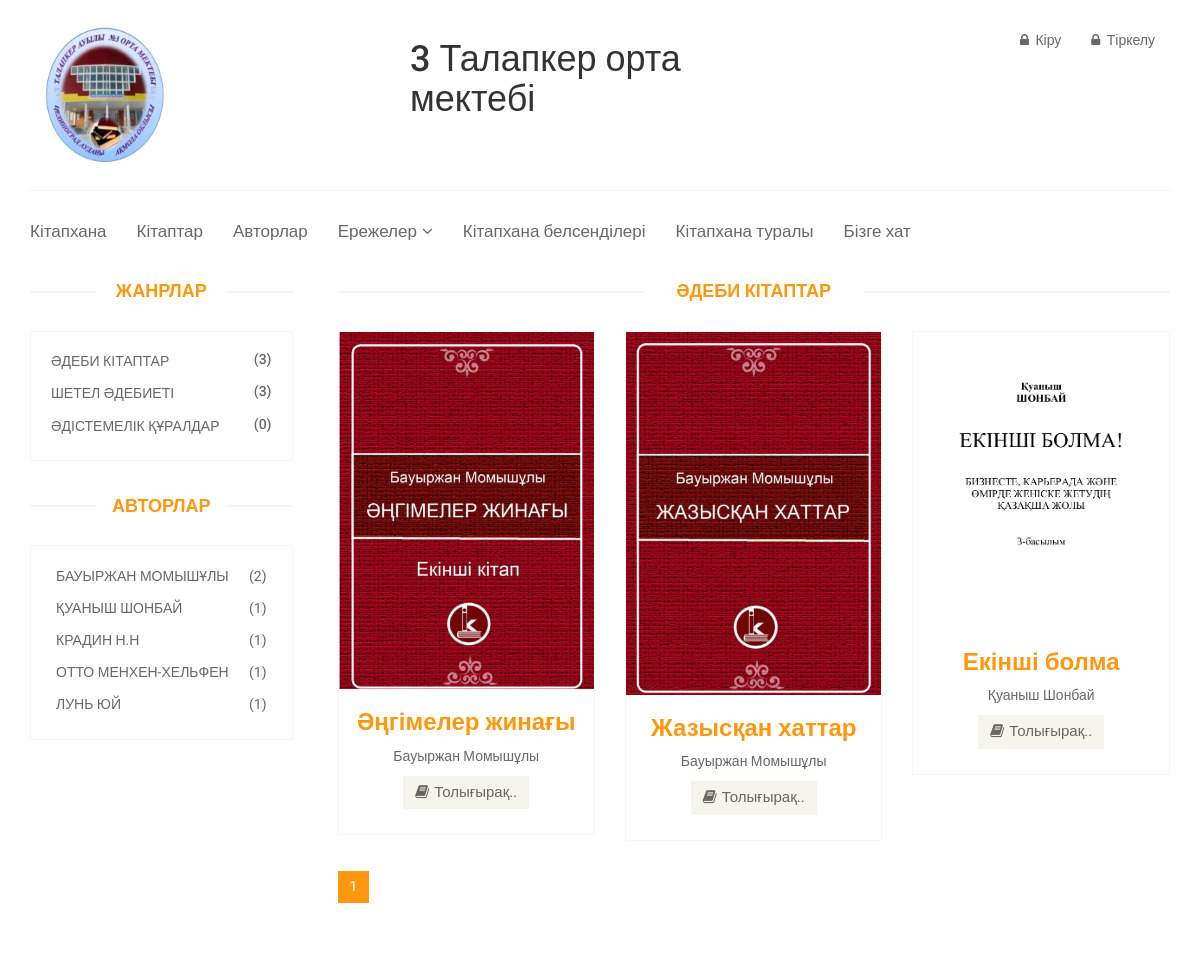
The app's page /genre/debi-kitaptar/ with its own data.
### books/models.py (models this page shows, shortened)
class Base(models.Model):
    name=models.CharField(max_length=255,verbose_name='Название')
    slug=models.SlugField(max_length=255,verbose_name='Слаг')
    def __str__(self):
        return self.name
    class Meta:
        abstract=True

class Genre(Base):
    def get_absolute_url(self):
        return reverse('home:genre_detail',args=[self.slug])
    class Meta:
        verbose_name='Жанр'
        verbose_name_plural='Жанр'

class Author(Base):
    def get_absolute_url(self):
        return reverse('home:author_detail',args=[self.slug])
    class Meta:
        verbose_name='Авторы'
        verbose_name_plural='Авторы'

class Books(Base):
    description=models.TextField(verbose_name='Описание')
    author=models.ForeignKey(Author,verbose_name="Автор",on_delete=models.PROTECT,related_name='author_book')
    genre=models.ForeignKey(Genre,verbose_name="Жанр",on_delete=models.PROTECT,related_name='genre_book')
    image=models.ImageField(upload_to='images/%Y/%m/%d',verbose_name='Картина')
    file=models.FileField(upload_to='file/%Y/%m/%d',verbose_name='Книга')
    size=models.CharField(verbose_name='Размер файла',max_length=255,blank=True)
    date=models.DateField(verbose_name='Дата',auto_now_add=True)
    def get_absolute_url(self):
        return reverse('home:book_detail',args=[self.slug])
    class Meta:
        verbose_name_plural='Книги'
        verbose_name='Книги'
        ordering=['date']

### home/views.py (the view)
# urls.py: path('genre/<str:slug>/',views.genre_detail,name='genre_detail'),
def genre_detail(request,slug):
    genres=Genre.objects.all()[:10]
    authors=Author.objects.all()[:10]
    genre=get_object_or_404(Genre,slug=slug)
    object_list=Books.objects.filter(genre=genre)[:12]
    paginator = Paginator(object_list, 6)
    page = request.GET.get('page')
    try:
        books = paginator.page(page)
    except PageNotAnInteger:
        books = paginator.page(1)
    except EmptyPage:
        books = paginator.page(paginator.num_pages)
    return render(request,'books/genre_detail.html',locals())

### templates/books/genre_detail.html (shortened to what this page needs)
{% extends 'base.html' %}
{% load static %}
{% block content %}
<header id="header">
		<div class="header-middle">
			<div class="container">
				<div class="row">
					<div class="col-sm-4">
						<div class="logo ">
						<a href="{% url 'home:home' %}"><img src="{% static 'images/home/logo.png' %}" alt="" width="150"/></a>
						</div>
					</div>
                    <div class="col-sm-4">
						<div class="logo pull-left">
					<h1>3 Талапкер орта мектебі</h1>
                        </div>
					</div>
					<div class="col-sm-4">
						<div class="shop-menu pull-right">
							<ul class="nav navbar-nav">
						                  {% if request.user.is_authenticated %}
			<li><a href="{% url 'registration:logout' %}"><i class="fa fa-lock"></i> Шығу</a></li>
                            {% else %}
								<li><a href="{% url 'registration:login' %}"><i class="fa fa-lock"></i> Кіру</a></li>
								<li><a href="{% url 'registration:register' %}"><i class="fa fa-lock"></i> Тіркелу</a></li>
							{% endif %}
							</ul>
						</div>
					</div>
				</div>
			</div>
		</div>
	<div class="header-bottom">
			<div class="container">
				<div class="row">
					<div class="col-sm-12">
						<div class="mainmenu pull-left">
							<ul class="nav navbar-nav collapse navbar-collapse">
								<li><a href="{% url 'home:home' %}">Кітапхана</a></li>
								<li><a href="{% url 'home:book_list' %}">Кітаптар</a></li>
<li><a href="{% url 'home:author_list' %}">Авторлар</a></li>
								<li class="dropdown"><a href="#">Ережелер<i class="fa fa-angle-down"></i></a>
                                </li>
	                			<li><a href="{% url 'home:library_best' %}">Кітапхана белсенділері</a></li>
                                <li><a href="{% url 'home:about_us' %}">Кітапхана туралы</a></li>
								<li><a href="{% url 'home:contact_us' %}">Бізге хат</a></li>
							</ul>
						</div>
					</div></div>
            </div>
				</div>
	</header>
	<section>
		<div class="container">
			<div class="row">
				<div class="col-sm-3">
					<div class="left-sidebar">
						<h2>Жанрлар</h2>
						<div class="panel-group category-products" id="accordian">
							{% for genre in genres %}
                            <div class="panel panel-default">
								<div class="panel-heading">
									<h4 class="panel-title"><a href="{{ genre.get_absolute_url }}"><span class="pull-right">({{ genre.genre_book.count }})</span>{{ genre.name }}</a></h4>
								</div>
							</div>
							{% endfor %}
						</div>
						<div class="brands_products">
							<h2>Авторлар</h2>
							<div class="brands-name">
								<ul class="nav nav-pills nav-stacked">
                                    {% for author in authors %}
									<li><a href="{{ author.get_absolute_url }}"> <span class="pull-right">({{ author.author_book.count }})</span>{{ author.name }}</a></li>
                                    {% endfor %}
									</ul>
							</div>
						</div>
					</div>
				</div>
				<div class="col-sm-9 padding-right">
					<div class="features_items">
						<h2 class="title text-center">{{ genre.name|title }}</h2>
                        {% for book in books %}
                            						<div class="col-sm-4">
							<div class="product-image-wrapper">
								<div class="single-products">
										<div class="productinfo text-center">
											<img src="{{ book.image.url }}" alt="{{ book.name }}" />
											<h2>{{ book.name }}</h2>
											<p>{{ book.author }}</p>
											<a href="{{ book.get_absolute_url }}" class="btn btn-default add-to-cart"><i class="fa fa-book"></i>Толығырақ..</a>
															</div>
								</div>
								</div>
						</div>
                        {% endfor %}
					</div>
     {% if books %}
                            <div class="row">
 <div class="pagination">
            {% include 'paginator.html' with page=books %}
                </div>
                            </div>
{% endif %}
				</div>
			</div>
		</div>
	</section>
{% endblock %}

### static/css/main.css (style rules this page uses)
body { font-family: 'Roboto', sans-serif; background:; position: relative; font-weight:400px; }
ul li { list-style: none; }
a { -webkit-transition: 300ms; -moz-transition: 300ms; -o-transition: 300ms; transition: 300ms; }
h1, h2, h3, h4, h5, h6 { font-family: 'Roboto', sans-serif; }
.header-middle .container .row { border-bottom: 1px solid #f5f5f5; margin-left: 0; margin-right: 0; padding-bottom: 20px; padding-top: 20px; }
.header-middle .container .row .col-sm-4 { padding-left: 0; }
.shop-menu ul li { display:inline-block; padding-left: 15px; padding-right: 15px; }
.shop-menu ul li:last-child { padding-right: 0; }
.shop-menu ul li a { background: #FFFFFF; color: #696763; font-family: 'Roboto', sans-serif; font-size: 14px; font-weight: 300; padding:0; padding-right: 0; margin-top: 10px; }
.shop-menu ul li a i { margin-right:3px; }
.header-bottom { padding-bottom: 30px; padding-top: 30px; }
.navbar-collapse.collapse { padding-left: 0; }
.mainmenu ul li { padding-right: 15px; padding-left: 15px; }
.mainmenu ul li:first-child { padding-left: 0px; }
.mainmenu ul li a { color: #696763; font-family: 'Roboto', sans-serif; font-size: 17px; font-weight: 300; padding: 0; padding-bottom: 10px; }
.fa-angle-down { padding-left: 5px; }
.category-products { border: 1px solid #F7F7F0; margin-bottom: 35px; padding-bottom: 20px; padding-top: 15px; }
.left-sidebar h2, .brands_products h2 { color: #FE980F; font-family: 'Roboto', sans-serif; font-size: 18px; font-weight: 700; margin: 0 auto 30px; text-align: center; text-transform: uppercase; position: relative; z-index:3; }
.left-sidebar h2:after, h2.title:after { content: " "; position: absolute; border: 1px solid #f5f5f5; bottom:8px; left: 0; width: 100%; height: 0; z-index: -2; }
.left-sidebar h2:before { content: " "; position: absolute; background: #fff; bottom: -6px; width: 130px; height: 30px; z-index: -1; left: 50%; margin-left: -65px; }
h2.title:before { content: " "; position: absolute; background: #fff; bottom: -6px; width: 220px; height: 30px; z-index: -1; left: 50%; margin-left: -110px; }
.category-products .panel { background-color: #FFFFFF; border: 0px; border-radius: 0px; box-shadow:none; margin-bottom: 0px; }
.category-products .panel-default .panel-heading { background-color: #FFFFFF; border: 0 none; color: #FFFFFF; padding: 5px 20px; }
.category-products .panel-default .panel-heading .panel-title a { color: #696763; font-family: 'Roboto', sans-serif; font-size: 14px; text-decoration: none; text-transform: uppercase; }
.brands-name { border: 1px solid #F7F7F0; padding-bottom: 20px; padding-top: 15px; }
.brands-name .nav-stacked li a { background-color: #FFFFFF; color: #696763; font-family: 'Roboto', sans-serif; font-size: 14px; padding: 5px 25px; text-decoration: none; text-transform: uppercase; }
.padding-right { padding-right: 0; }
.features_items { overflow:hidden; }
h2.title { color: #FE980F; font-family: 'Roboto', sans-serif; font-size: 18px; font-weight: 700; margin: 0 15px; text-transform: uppercase; margin-bottom: 30px; position: relative; }
.product-image-wrapper { border:1px solid #F7F7F5; overflow: hidden; margin-bottom:30px; }
.single-products { position: relative; }
.productinfo h2 { color: #FE980F; font-family: 'Roboto', sans-serif; font-size: 24px; font-weight: 700; }
.productinfo p { font-family: 'Roboto', sans-serif; font-size: 14px; font-weight: 400; color: #696763; }
.productinfo img { width: 100%; }
.productinfo { position:relative; }
.add-to-cart { background:#F5F5ED; border: 0 none; border-radius: 0; color: #696763; font-family: 'Roboto', sans-serif; font-size: 15px; margin-bottom: 25px; }
.add-to-cart i { margin-right:5px; }
.pagination { display: inline-block; margin-bottom: 25px; margin-top: 0; padding-left: 15px; }

### records on screen
Genre: genre_book.count "3", name "ӘДЕБИ КІТАПТАР"
Genre: genre_book.count "3", name "ШЕТЕЛ ӘДЕБИЕТІ"
Genre: genre_book.count "0", name "ӘДІСТЕМЕЛІК ҚҰРАЛДАР"
Author: author_book.count "2", name "БАУЫРЖАН МОМЫШҰЛЫ"
Author: author_book.count "1", name "ҚУАНЫШ ШОНБАЙ"
Author: author_book.count "1", name "КРАДИН Н.Н"
Author: author_book.count "1", name "ОТТО МЕНХЕН-ХЕЛЬФЕН"
Author: author_book.count "1", name "ЛУНЬ ЮЙ"
Books: image (picture), name "Әңгімелер жинағы", author "Бауыржан Момышұлы"
Books: image (picture), name "Жазысқан хаттар", author "Бауыржан Момышұлы"
Books: image (picture), name "Екінші болма", author "Қуаныш Шонбай"

### other values on screen
{{ page.number }} "1"
